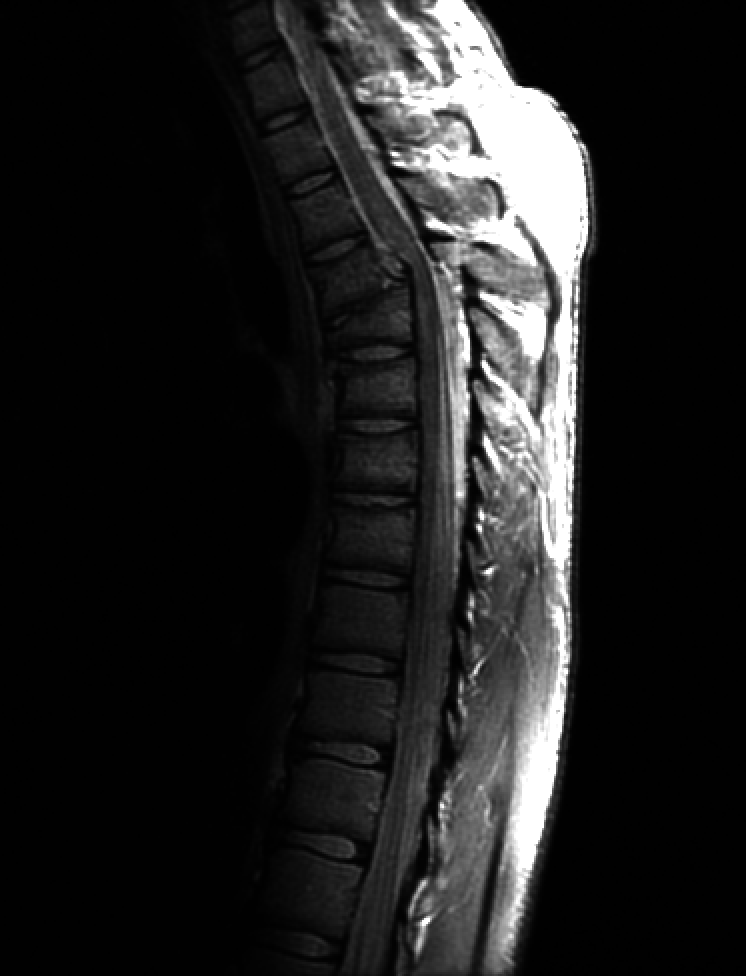
#> input picture img/Fig308.tif, 746 x 976 px, found by its file name
$ python plano_bits.py
#> lines starting #> are read from the running program, lines starting #| are printed output that depends on the picture; after the words box and inside, x2 and y2 are one past the last pixel; in counts of white or black regions, pixels touching at a corner belong together
#bibliotecas
import numpy as np
import cv2 as cv
import matplotlib.pyplot as plt
from PIL import Image
#fazendo a leitura da imagem
img = cv.imread('img/Fig308.tif',0)  #primeira imagem
#> img is the input picture: shape (976, 746); min 0, max 255, mean 32.6
#img = Image.open('img/enhance-me.gif') #segunda imagem
#img= np.array(img)
#criando uma lista
lista=[]
#fazendo um laço com número de bits da imagem criada na lista
for i in range(img.shape[0]):
    for j in range(img.shape[1]):
        lista.append(np.binary_repr(img[i][j], width=8))
#> after the loop, lista = 728096 items

#separando por cada bit
imgOitoBits = (np.array([int(i[0]) for i in lista], dtype= np.uint8)*128).reshape(img.shape[0], img.shape[1])
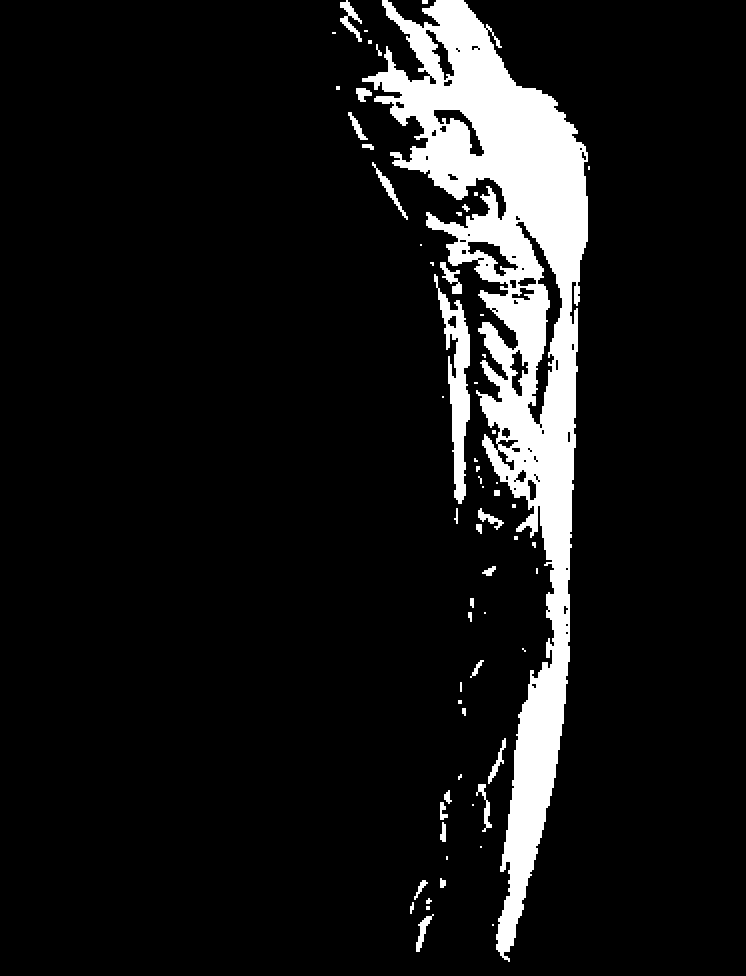
#> imgOitoBits: shape (976, 746); values 0 (black) and 128 (white), 9.3% white; 63 white regions (29 under 20 px), largest, box (x1, y1, x2, y2) and area: (362, 0, 588, 962) 61208, (434, 274, 470, 504) 3152, (340, 0, 362, 42) 340
imgSeteBits = (np.array([int(i[1]) for i in lista], dtype= np.uint8)*64).reshape(img.shape[0], img.shape[1])
#> imgSeteBits: shape (976, 746); values 0 (black) and 64 (white), 12.9% white; 91 white regions (56 under 20 px), largest, box (x1, y1, x2, y2) and area: (324, 0, 596, 976) 89400, (408, 734, 432, 822) 760, (298, 72, 342, 166) 484
imgSeisBits = (np.array([int(i[2]) for i in lista], dtype= np.uint8)*32).reshape(img.shape[0], img.shape[1])
#> imgSeisBits: shape (976, 746); values 0 (black) and 32 (white), 17% white; 204 white regions (127 under 20 px), largest, box (x1, y1, x2, y2) and area: (272, 0, 596, 976) 108440, (364, 436, 418, 490) 1588, (328, 762, 384, 832) 1552
imgCincoBits = (np.array([int(i[3]) for i in lista], dtype= np.uint8)*16).reshape(img.shape[0], img.shape[1])
#> imgCincoBits: shape (976, 746); values 0 (black) and 16 (white), 19.3% white; 265 white regions (189 under 20 px), largest, box (x1, y1, x2, y2) and area: (246, 0, 598, 976) 108996, (290, 190, 430, 434) 9568, (294, 778, 424, 976) 5712
imgQuatroBits = (np.array([int(i[4]) for i in lista], dtype= np.uint8)*8).reshape(img.shape[0], img.shape[1])
#> imgQuatroBits: shape (976, 746); values 0 (black) and 8 (white), 21.7% white; 230 white regions (172 under 20 px), largest, box (x1, y1, x2, y2) and area: (224, 0, 600, 976) 147192, (314, 584, 408, 674) 3384, (294, 534, 322, 612) 864
imgTresBits = (np.array([int(i[5]) for i in lista], dtype= np.uint8)*4).reshape(img.shape[0], img.shape[1])
#> imgTresBits: shape (976, 746); values 0 (black) and 4 (white), 22.8% white; 258 white regions (210 under 20 px), largest, box (x1, y1, x2, y2) and area: (196, 0, 600, 976) 162932, (250, 824, 264, 860) 276, (256, 78, 284, 94) 140
imgDoisBits = (np.array([int(i[6]) for i in lista], dtype= np.uint8)*2).reshape(img.shape[0], img.shape[1])
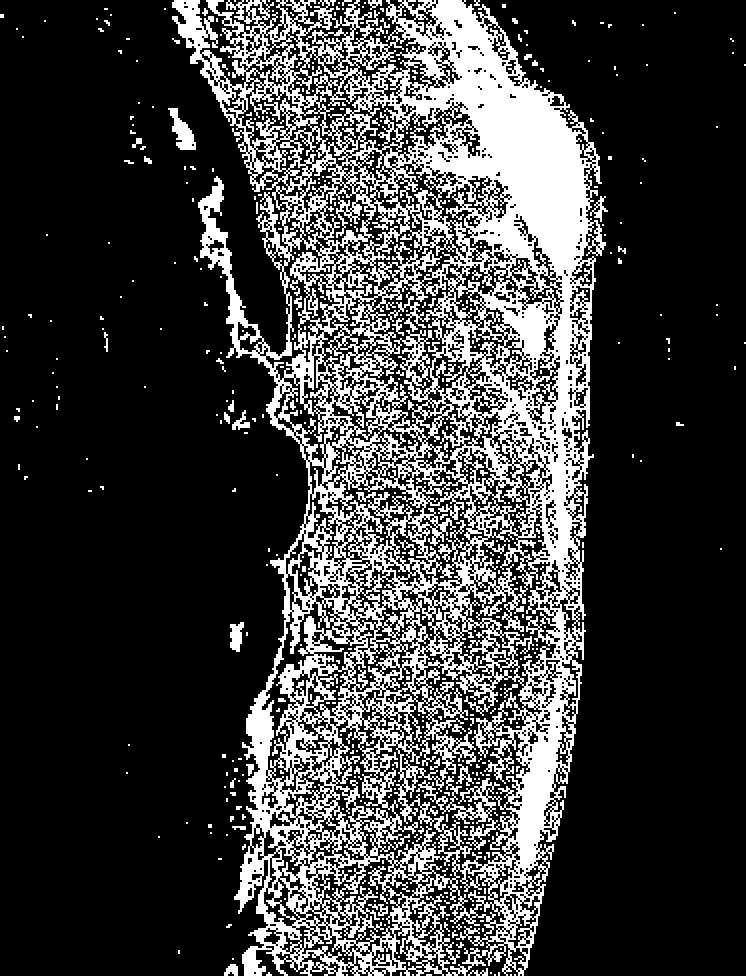
#> imgDoisBits: shape (976, 746); values 0 (black) and 2 (white), 24.2% white; 478 white regions (413 under 20 px), largest, box (x1, y1, x2, y2) and area: (172, 0, 606, 976) 169988, (168, 108, 196, 150) 568, (230, 622, 244, 652) 296
imgUmBits = (np.array([int(i[7]) for i in lista], dtype= np.uint8)*1).reshape(img.shape[0], img.shape[1])
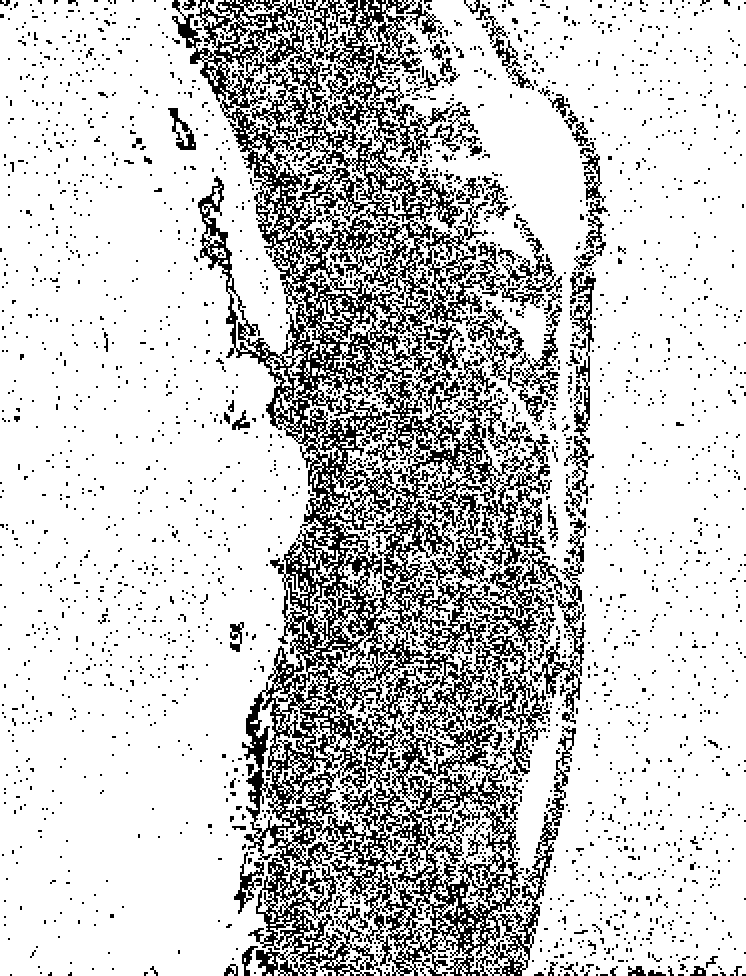
#> imgUmBits: shape (976, 746); values 0 (black) and 1 (white), 79.3% white; black in thin lines or dots

#concatenando em duas partes
primeiro= cv.hconcat([imgOitoBits, imgSeteBits, imgSeisBits, imgCincoBits])
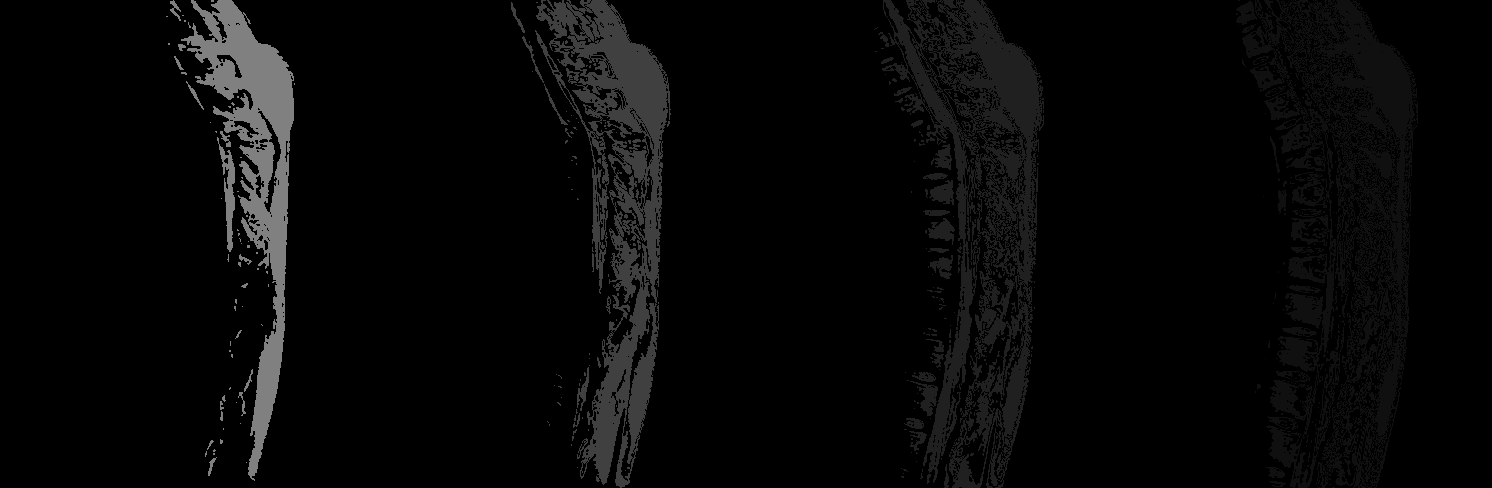
#> primeiro: shape (976, 2984) (shown at 1/2 size); min 0, max 128, mean 7.2
segundo= cv.hconcat([imgQuatroBits, imgTresBits, imgDoisBits, imgUmBits])
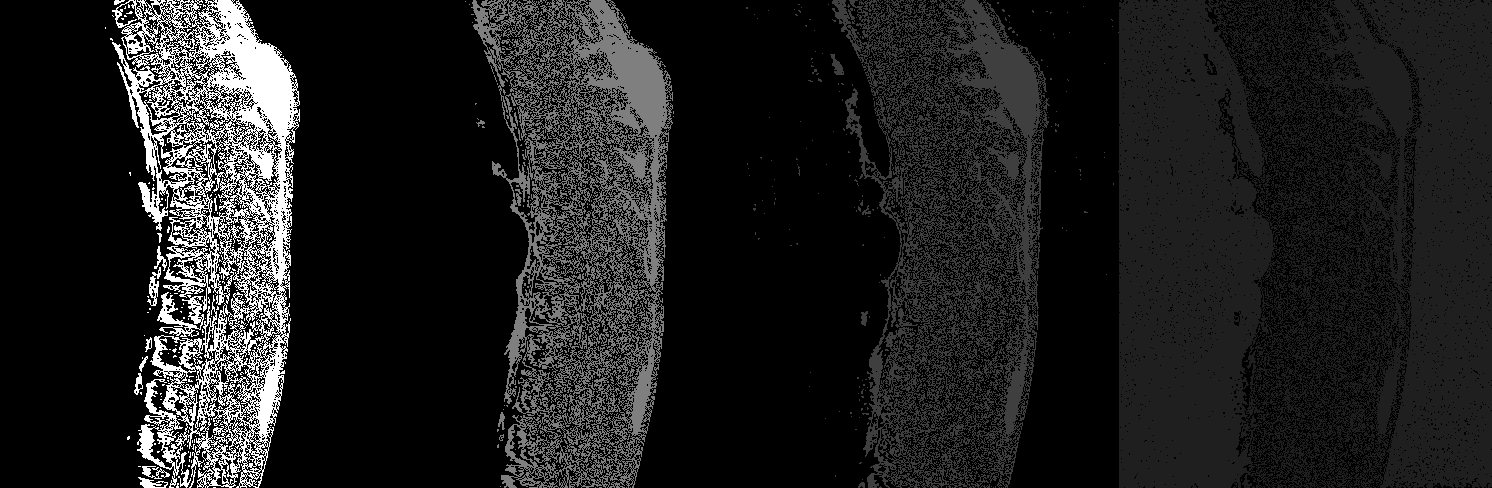
#> segundo: shape (976, 2984) (shown at 1/2 size); min 0, max 8, mean 0.981; drawn with min black and max white
#concatenando as duas partes
imgPlano= cv.vconcat([primeiro, segundo])
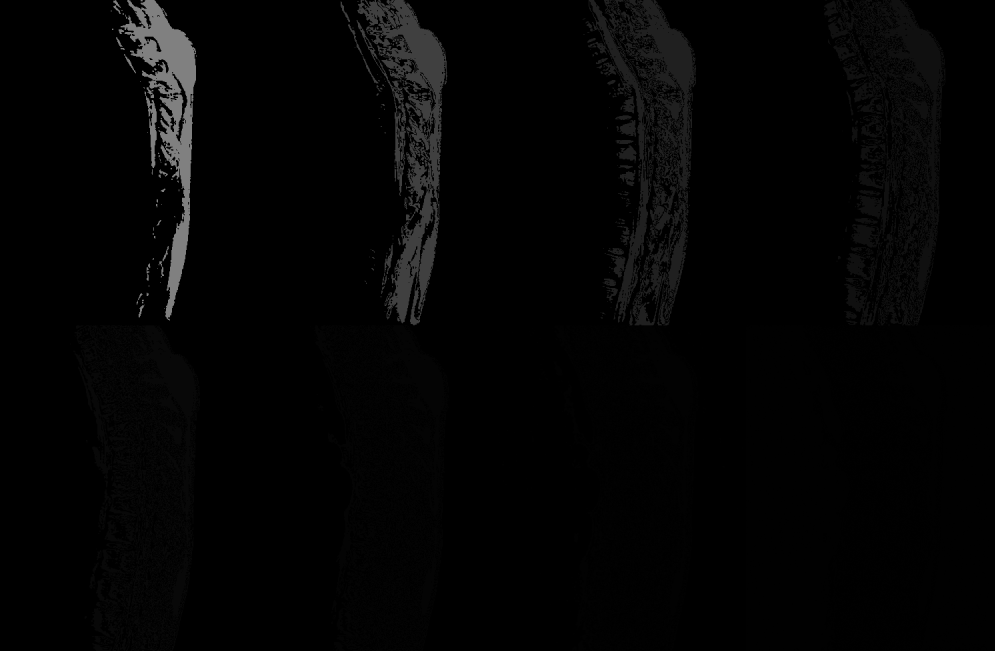
#> imgPlano: shape (1952, 2984) (shown at 1/3 size); min 0, max 128, mean 4.1
#apresentar na tela
fig, ax = plt.subplots(nrows=1,ncols=2)
ax[0].imshow(img,cmap='gray')
ax[0].set_title('Imagem original')
ax[1].imshow(imgPlano,cmap='gray')
ax[1].set_title('Cada plano de bits')
plt.show()

$ run again, with img/enhance-me.gif saved as img/Fig308.tif
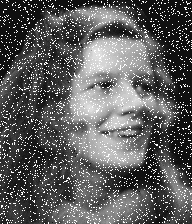
#> input picture img/enhance-me.gif, 192 x 224 px, found by its file name
#> img is the input picture: shape (224, 192); min 0, max 31, mean 11.4
#> after the loop `for i in range(img.shape[0]):`: lista = 43008 items
#> imgOitoBits: shape (224, 192); every value is 0
#> `imgCincoBits = (np.array([int(i[3]) for i in lista], dtype= np.uint8)*..`:
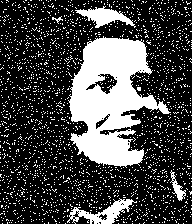
#> imgCincoBits: shape (224, 192); values 0 (black) and 16 (white), 28.1% white; 2080 white regions (2075 under 20 px), largest, box (x1, y1, x2, y2) and area: (68, 36, 171, 168) 7333, (67, 198, 137, 224) 666, (75, 6, 136, 28) 591, (170, 170, 186, 201) 170, (52, 16, 63, 24) 30
#> imgQuatroBits: shape (224, 192); values 0 (black) and 8 (white), 37.6% white; 1468 white regions (1452 under 20 px), largest, box (x1, y1, x2, y2) and area: (38, 4, 179, 224) 9751, (157, 149, 192, 224) 1091, (84, 41, 119, 95) 1039
#> imgTresBits: shape (224, 192); values 0 (black) and 4 (white), 53.7% white; 310 black regions (276 under 20 px), largest, box (x1, y1, x2, y2) and area: (0, 0, 192, 186) 8112, (40, 73, 176, 224) 5327, (83, 6, 173, 96) 1386
#> imgDoisBits: shape (224, 192); values 0 (black) and 2 (white), 61.8% white; black in thin lines or dots
#> imgUmBits: shape (224, 192); values 0 (black) and 1 (white), 47.8% white in thin lines or dots
#> primeiro: shape (224, 768); values 0 (black) and 16 (white), 7% white; 2080 white regions (2075 under 20 px), largest, box (x1, y1, x2, y2) and area: (644, 36, 747, 168) 7333, (643, 198, 713, 224) 666, (651, 6, 712, 28) 591, (746, 170, 762, 201) 170, (628, 16, 639, 24) 30
#> `imgPlano= cv.vconcat([primeiro, segundo])`:
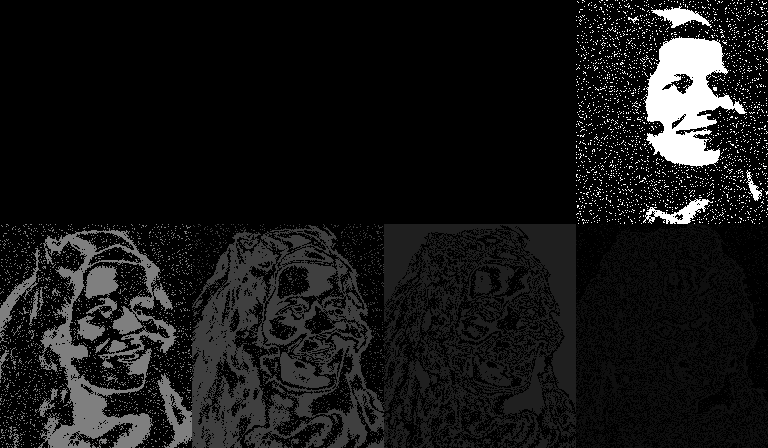
#> imgPlano: shape (448, 768); min 0, max 16, mean 1.42; drawn with min black and max white
